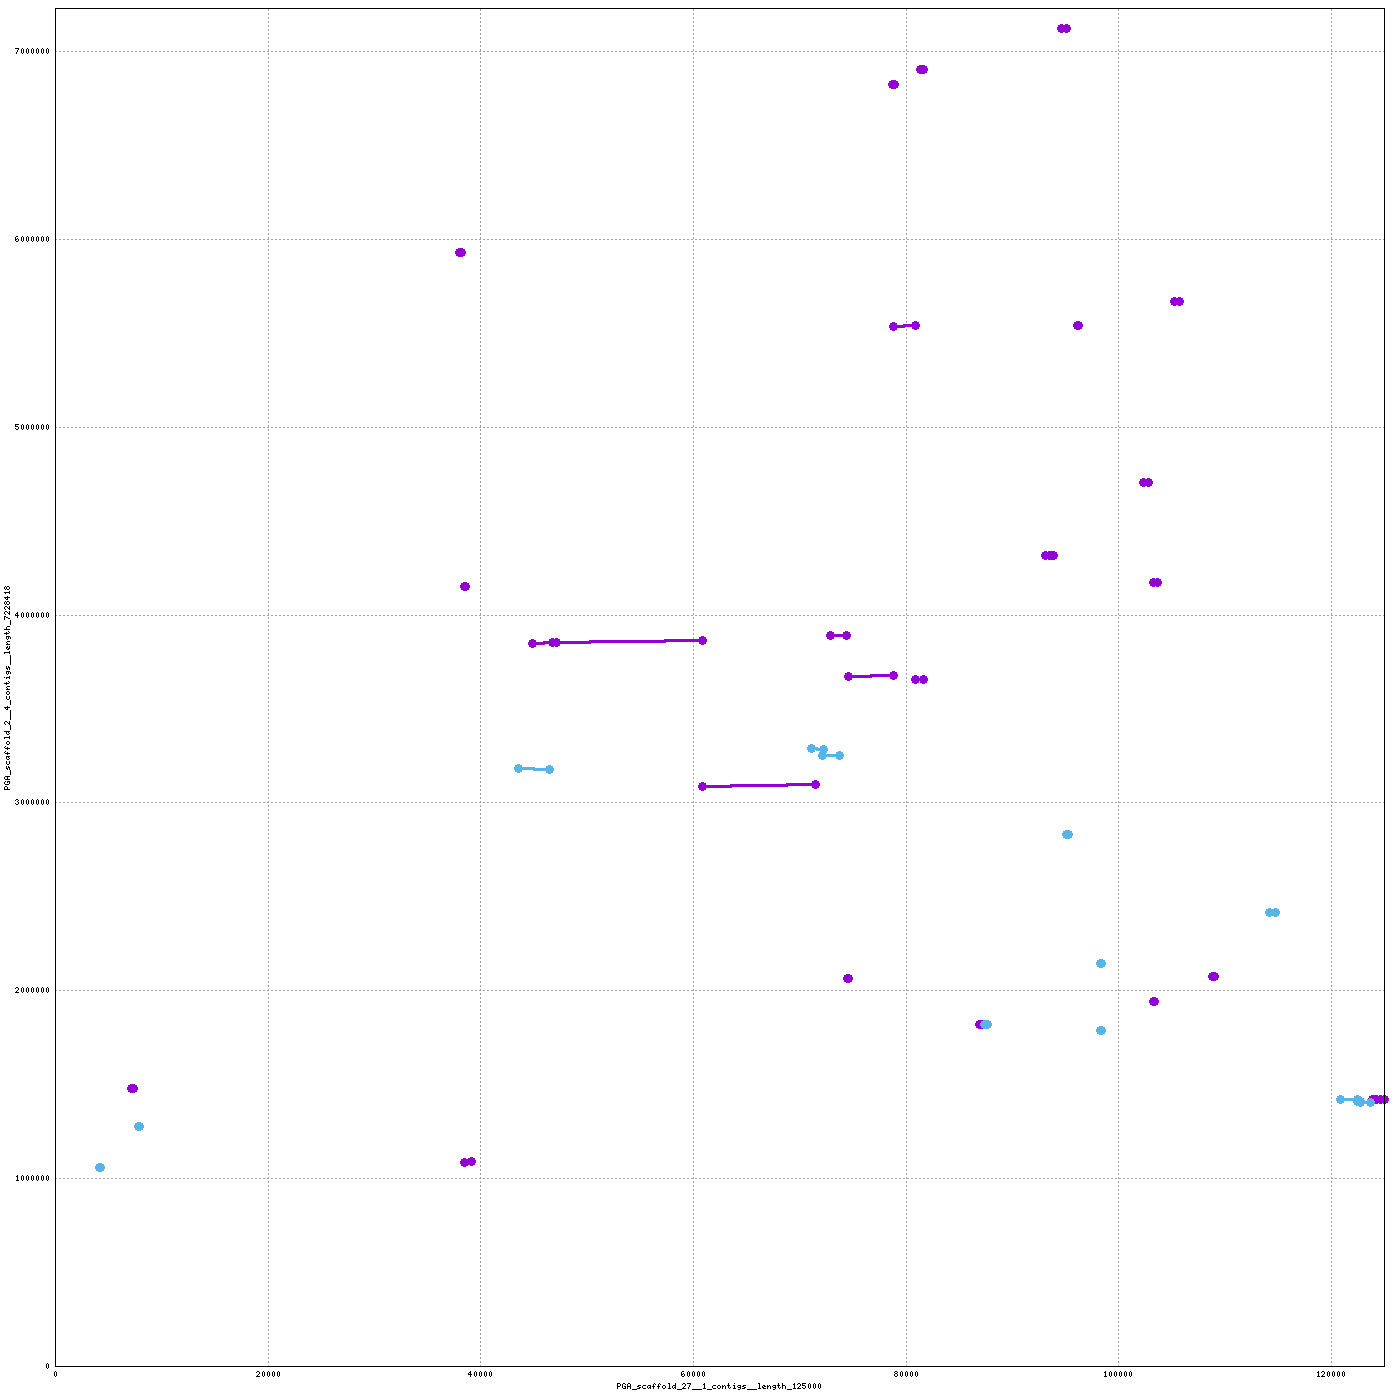

The gnuplot source for this figure:
set terminal png tiny size 1400,1400
set output "/home/mike/Desktop/scripts/snakes/plot_pairs/hiCversion1.linear/nucmer/nucmer.53.png"
set size 1,1
set grid
unset key
set border 15
set tics scale 0
set xlabel "PGA_scaffold_27__1_contigs__length_125000"
set ylabel "PGA_scaffold_2__4_contigs__length_7228418"
set format "%.0f"
set mouse format "%.0f"
set mouse mouseformat "[%.0f, %.0f]"
if(GPVAL_VERSION < 5) set mouse clipboardformat "[%.0f, %.0f]"
set xrange [1:125000]
set yrange [1:7228418]
set style line 1  lt 1 lw 3 pt 6 ps 1
set style line 2  lt 3 lw 3 pt 6 ps 1
set style line 3  lt 2 lw 3 pt 6 ps 1
plot \
 "/home/mike/Desktop/scripts/snakes/plot_pairs/hiCversion1.linear/nucmer/nucmer.53.fplot" title "FWD" w lp ls 1, \
 "/home/mike/Desktop/scripts/snakes/plot_pairs/hiCversion1.linear/nucmer/nucmer.53.rplot" title "REV" w lp ls 2
